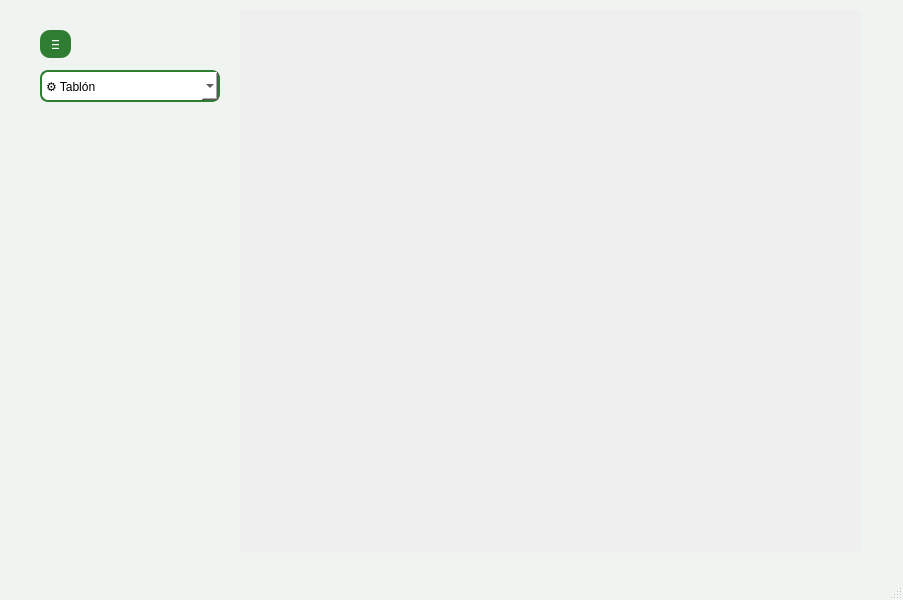
<?xml version="1.0" encoding="UTF-8"?>
<ui version="4.0">
 <class>MainWindow</class>
 <widget class="QMainWindow" name="MainWindow">
  <property name="geometry">
   <rect>
    <x>0</x>
    <y>0</y>
    <width>903</width>
    <height>600</height>
   </rect>
  </property>
  <property name="windowTitle">
   <string>MainWindow</string>
  </property>
  <property name="styleSheet">
   <string notr="true">
    QMainWindow {
        background-color: #f0f4f1;
    }
    QLabel {
        font: 20pt &quot;Segoe UI&quot;;
        color: #2e7d32;
    }
    QPushButton {
        background-color: #2e7d32;
        color: white;
        border-radius: 10px;
        padding: 6px 12px;
        font: bold 10pt &quot;Segoe UI&quot;;
    }
    QPushButton:hover {
        background-color: #388e3c;
    }
    QComboBox {
        background-color: white;
        border: 2px solid #2e7d32;
        border-radius: 8px;
        padding: 4px;
        font: 10pt &quot;Segoe UI&quot;;
    }
    QComboBox:hover {
        border: 2px solid #388e3c;
    }
    QScrollArea {
        border: none;
    }
   </string>
  </property>
  <widget class="QWidget" name="centralwidget">
   <widget class="QComboBox" name="MenuCombo">
    <property name="geometry">
     <rect>
      <x>40</x>
      <y>70</y>
      <width>180</width>
      <height>32</height>
     </rect>
    </property>
    <property name="currentText">
     <string>⚙ Tablón</string>
    </property>
    <item>
     <property name="text">
      <string>⚙ Tablón</string>
     </property>
    </item>
    <item>
     <property name="text">
      <string>👤 Mi Perfil</string>
     </property>
    </item>
    <item>
     <property name="text">
      <string>➕ Añadir Publicación</string>
     </property>
    </item>
    <item>
     <property name="text">
      <string>🚪 Cerrar Sesión</string>
     </property>
    </item>
   </widget>
   <widget class="QScrollArea" name="scrollArea">
    <property name="geometry">
     <rect>
      <x>240</x>
      <y>10</y>
      <width>621</width>
      <height>541</height>
     </rect>
    </property>
    <property name="widgetResizable">
     <bool>true</bool>
    </property>
    <widget class="QWidget" name="scrollAreaWidgetContents">
     <property name="geometry">
      <rect>
       <x>0</x>
       <y>0</y>
       <width>621</width>
       <height>541</height>
      </rect>
     </property>
     <layout class="QVBoxLayout" name="verticalLayout"/>
    </widget>
   </widget>
   <widget class="QPushButton" name="BotonMenu">
    <property name="geometry">
     <rect>
      <x>40</x>
      <y>30</y>
      <width>31</width>
      <height>28</height>
     </rect>
    </property>
    <property name="text">
     <string>☰</string>
    </property>
   </widget>
  </widget>
  <widget class="QMenuBar" name="menubar">
   <property name="geometry">
    <rect>
     <x>0</x>
     <y>0</y>
     <width>903</width>
     <height>26</height>
    </rect>
   </property>
  </widget>
  <widget class="QStatusBar" name="statusbar"/>
 </widget>
 <resources/>
 <connections/>
</ui>
